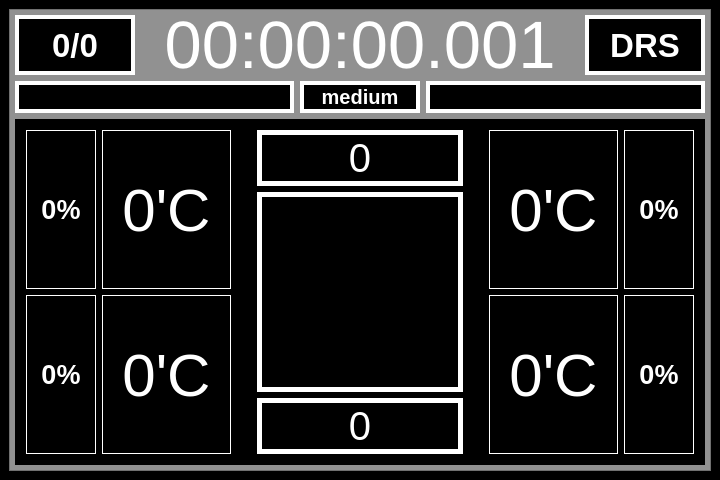
<?xml version="1.0" encoding="UTF-8"?>
<ui version="4.0">
 <class>MainWindow</class>
 <widget class="QMainWindow" name="MainWindow">
  <property name="geometry">
   <rect>
    <x>0</x>
    <y>0</y>
    <width>720</width>
    <height>480</height>
   </rect>
  </property>
  <property name="minimumSize">
   <size>
    <width>0</width>
    <height>0</height>
   </size>
  </property>
  <property name="windowTitle">
   <string>MainWindow</string>
  </property>
  <property name="styleSheet">
   <string notr="true">background-color: rgb(0, 0, 0);</string>
  </property>
  <widget class="QWidget" name="centralwidget">
   <property name="minimumSize">
    <size>
     <width>720</width>
     <height>480</height>
    </size>
   </property>
   <layout class="QGridLayout" name="gridLayout">
    <item row="0" column="0" colspan="2">
     <widget class="QStackedWidget" name="stackedWidget_4">
      <property name="maximumSize">
       <size>
        <width>16777215</width>
        <height>16777215</height>
       </size>
      </property>
      <property name="styleSheet">
       <string notr="true">background-color: rgb(145, 145, 145);</string>
      </property>
      <property name="frameShape">
       <enum>QFrame::StyledPanel</enum>
      </property>
      <property name="frameShadow">
       <enum>QFrame::Plain</enum>
      </property>
      <widget class="QWidget" name="stackedWidget_4Page1">
       <layout class="QGridLayout" name="gridLayout_2">
        <property name="leftMargin">
         <number>5</number>
        </property>
        <property name="topMargin">
         <number>5</number>
        </property>
        <property name="rightMargin">
         <number>5</number>
        </property>
        <property name="bottomMargin">
         <number>5</number>
        </property>
        <item row="2" column="1">
         <widget class="QLabel" name="ERS_Store">
          <property name="minimumSize">
           <size>
            <width>0</width>
            <height>30</height>
           </size>
          </property>
          <property name="styleSheet">
           <string notr="true">color: rgb(255, 255, 255);
background-color: rgb(0, 0, 0);</string>
          </property>
          <property name="frameShape">
           <enum>QFrame::Box</enum>
          </property>
          <property name="lineWidth">
           <number>4</number>
          </property>
          <property name="text">
           <string/>
          </property>
         </widget>
        </item>
        <item row="3" column="1" colspan="3">
         <widget class="QFrame" name="frame_8">
          <property name="font">
           <font>
            <pointsize>5</pointsize>
           </font>
          </property>
          <property name="styleSheet">
           <string notr="true">background-color: rgb(0, 0, 0);</string>
          </property>
          <property name="frameShape">
           <enum>QFrame::StyledPanel</enum>
          </property>
          <property name="frameShadow">
           <enum>QFrame::Raised</enum>
          </property>
          <layout class="QGridLayout" name="gridLayout_5">
           <property name="leftMargin">
            <number>0</number>
           </property>
           <property name="topMargin">
            <number>0</number>
           </property>
           <property name="rightMargin">
            <number>0</number>
           </property>
           <property name="bottomMargin">
            <number>0</number>
           </property>
           <item row="4" column="2" rowspan="2">
            <widget class="QFrame" name="frame_3">
             <property name="frameShape">
              <enum>QFrame::StyledPanel</enum>
             </property>
             <property name="frameShadow">
              <enum>QFrame::Raised</enum>
             </property>
             <layout class="QGridLayout" name="gridLayout_3">
              <item row="2" column="2">
               <widget class="QLabel" name="Soeed">
                <property name="maximumSize">
                 <size>
                  <width>16777215</width>
                  <height>16777215</height>
                 </size>
                </property>
                <property name="font">
                 <font>
                  <family>Arial</family>
                  <pointsize>30</pointsize>
                  <bold>false</bold>
                 </font>
                </property>
                <property name="styleSheet">
                 <string notr="true">color: rgb(255, 255, 255);</string>
                </property>
                <property name="frameShape">
                 <enum>QFrame::Box</enum>
                </property>
                <property name="lineWidth">
                 <number>5</number>
                </property>
                <property name="text">
                 <string>0</string>
                </property>
                <property name="alignment">
                 <set>Qt::AlignCenter</set>
                </property>
               </widget>
              </item>
              <item row="0" column="2">
               <widget class="QLabel" name="RPM">
                <property name="maximumSize">
                 <size>
                  <width>16777215</width>
                  <height>16777215</height>
                 </size>
                </property>
                <property name="font">
                 <font>
                  <family>Arial</family>
                  <pointsize>30</pointsize>
                  <bold>false</bold>
                 </font>
                </property>
                <property name="styleSheet">
                 <string notr="true">color: rgb(255, 255, 255);</string>
                </property>
                <property name="frameShape">
                 <enum>QFrame::Box</enum>
                </property>
                <property name="lineWidth">
                 <number>5</number>
                </property>
                <property name="text">
                 <string>0</string>
                </property>
                <property name="alignment">
                 <set>Qt::AlignCenter</set>
                </property>
               </widget>
              </item>
              <item row="1" column="2">
               <widget class="QLabel" name="Gear">
                <property name="minimumSize">
                 <size>
                  <width>0</width>
                  <height>100</height>
                 </size>
                </property>
                <property name="maximumSize">
                 <size>
                  <width>16777215</width>
                  <height>16777215</height>
                 </size>
                </property>
                <property name="font">
                 <font>
                  <family>Arial</family>
                  <pointsize>150</pointsize>
                  <bold>false</bold>
                 </font>
                </property>
                <property name="styleSheet">
                 <string notr="true">color: rgb(255, 255, 255);</string>
                </property>
                <property name="frameShape">
                 <enum>QFrame::Box</enum>
                </property>
                <property name="frameShadow">
                 <enum>QFrame::Plain</enum>
                </property>
                <property name="lineWidth">
                 <number>5</number>
                </property>
                <property name="text">
                 <string/>
                </property>
                <property name="alignment">
                 <set>Qt::AlignCenter</set>
                </property>
               </widget>
              </item>
             </layout>
            </widget>
           </item>
           <item row="4" column="0" rowspan="2">
            <widget class="QFrame" name="frame_5">
             <property name="frameShape">
              <enum>QFrame::StyledPanel</enum>
             </property>
             <property name="frameShadow">
              <enum>QFrame::Raised</enum>
             </property>
             <layout class="QGridLayout" name="gridLayout_4">
              <item row="1" column="0">
               <widget class="QLabel" name="Wear_3">
                <property name="minimumSize">
                 <size>
                  <width>70</width>
                  <height>0</height>
                 </size>
                </property>
                <property name="maximumSize">
                 <size>
                  <width>50</width>
                  <height>16777215</height>
                 </size>
                </property>
                <property name="font">
                 <font>
                  <family>Arial</family>
                  <pointsize>20</pointsize>
                  <bold>true</bold>
                 </font>
                </property>
                <property name="styleSheet">
                 <string notr="true">color: rgb(255, 255, 255);</string>
                </property>
                <property name="frameShape">
                 <enum>QFrame::Box</enum>
                </property>
                <property name="text">
                 <string>0%</string>
                </property>
                <property name="textFormat">
                 <enum>Qt::AutoText</enum>
                </property>
                <property name="alignment">
                 <set>Qt::AlignCenter</set>
                </property>
               </widget>
              </item>
              <item row="3" column="1">
               <widget class="QLabel" name="TyresSurfaceTemperature_1">
                <property name="maximumSize">
                 <size>
                  <width>16777215</width>
                  <height>16777215</height>
                 </size>
                </property>
                <property name="font">
                 <font>
                  <family>Arial</family>
                  <pointsize>45</pointsize>
                  <bold>false</bold>
                 </font>
                </property>
                <property name="styleSheet">
                 <string notr="true">color: rgb(255, 255, 255);</string>
                </property>
                <property name="frameShape">
                 <enum>QFrame::Box</enum>
                </property>
                <property name="text">
                 <string notr="true">0'C</string>
                </property>
                <property name="alignment">
                 <set>Qt::AlignCenter</set>
                </property>
               </widget>
              </item>
              <item row="3" column="0">
               <widget class="QLabel" name="Wear_1">
                <property name="minimumSize">
                 <size>
                  <width>70</width>
                  <height>0</height>
                 </size>
                </property>
                <property name="maximumSize">
                 <size>
                  <width>50</width>
                  <height>16777215</height>
                 </size>
                </property>
                <property name="font">
                 <font>
                  <family>Arial</family>
                  <pointsize>20</pointsize>
                  <bold>true</bold>
                 </font>
                </property>
                <property name="styleSheet">
                 <string notr="true">color: rgb(255, 255, 255);</string>
                </property>
                <property name="frameShape">
                 <enum>QFrame::Box</enum>
                </property>
                <property name="text">
                 <string>0%</string>
                </property>
                <property name="textFormat">
                 <enum>Qt::AutoText</enum>
                </property>
                <property name="alignment">
                 <set>Qt::AlignCenter</set>
                </property>
               </widget>
              </item>
              <item row="1" column="1">
               <widget class="QLabel" name="TyresSurfaceTemperature_3">
                <property name="maximumSize">
                 <size>
                  <width>16777215</width>
                  <height>16777215</height>
                 </size>
                </property>
                <property name="font">
                 <font>
                  <family>Arial</family>
                  <pointsize>45</pointsize>
                  <bold>false</bold>
                 </font>
                </property>
                <property name="styleSheet">
                 <string notr="true">color: rgb(255, 255, 255);</string>
                </property>
                <property name="frameShape">
                 <enum>QFrame::Box</enum>
                </property>
                <property name="text">
                 <string notr="true">0'C</string>
                </property>
                <property name="alignment">
                 <set>Qt::AlignCenter</set>
                </property>
               </widget>
              </item>
             </layout>
            </widget>
           </item>
           <item row="4" column="3" rowspan="2">
            <widget class="QFrame" name="frame_6">
             <property name="frameShape">
              <enum>QFrame::StyledPanel</enum>
             </property>
             <property name="frameShadow">
              <enum>QFrame::Raised</enum>
             </property>
             <layout class="QGridLayout" name="gridLayout_6">
              <item row="5" column="0">
               <widget class="QLabel" name="TyresSurfaceTemperature_2">
                <property name="maximumSize">
                 <size>
                  <width>16777215</width>
                  <height>16777215</height>
                 </size>
                </property>
                <property name="font">
                 <font>
                  <family>Arial</family>
                  <pointsize>45</pointsize>
                  <bold>false</bold>
                 </font>
                </property>
                <property name="styleSheet">
                 <string notr="true">color: rgb(255, 255, 255);</string>
                </property>
                <property name="frameShape">
                 <enum>QFrame::Box</enum>
                </property>
                <property name="text">
                 <string notr="true">0'C</string>
                </property>
                <property name="alignment">
                 <set>Qt::AlignCenter</set>
                </property>
               </widget>
              </item>
              <item row="4" column="0">
               <widget class="QLabel" name="TyresSurfaceTemperature_4">
                <property name="maximumSize">
                 <size>
                  <width>16777215</width>
                  <height>16777215</height>
                 </size>
                </property>
                <property name="font">
                 <font>
                  <family>Arial</family>
                  <pointsize>45</pointsize>
                  <bold>false</bold>
                 </font>
                </property>
                <property name="styleSheet">
                 <string notr="true">color: rgb(255, 255, 255);</string>
                </property>
                <property name="frameShape">
                 <enum>QFrame::Box</enum>
                </property>
                <property name="text">
                 <string notr="true">0'C</string>
                </property>
                <property name="alignment">
                 <set>Qt::AlignCenter</set>
                </property>
               </widget>
              </item>
              <item row="5" column="1">
               <widget class="QLabel" name="Wear_2">
                <property name="minimumSize">
                 <size>
                  <width>70</width>
                  <height>0</height>
                 </size>
                </property>
                <property name="maximumSize">
                 <size>
                  <width>50</width>
                  <height>16777215</height>
                 </size>
                </property>
                <property name="font">
                 <font>
                  <family>Arial</family>
                  <pointsize>20</pointsize>
                  <bold>true</bold>
                 </font>
                </property>
                <property name="styleSheet">
                 <string notr="true">color: rgb(255, 255, 255);</string>
                </property>
                <property name="frameShape">
                 <enum>QFrame::Box</enum>
                </property>
                <property name="text">
                 <string>0%</string>
                </property>
                <property name="textFormat">
                 <enum>Qt::AutoText</enum>
                </property>
                <property name="alignment">
                 <set>Qt::AlignCenter</set>
                </property>
               </widget>
              </item>
              <item row="4" column="1">
               <widget class="QLabel" name="Wear_4">
                <property name="minimumSize">
                 <size>
                  <width>70</width>
                  <height>0</height>
                 </size>
                </property>
                <property name="maximumSize">
                 <size>
                  <width>50</width>
                  <height>16777215</height>
                 </size>
                </property>
                <property name="font">
                 <font>
                  <family>Arial</family>
                  <pointsize>20</pointsize>
                  <bold>true</bold>
                 </font>
                </property>
                <property name="styleSheet">
                 <string notr="true">color: rgb(255, 255, 255);</string>
                </property>
                <property name="frameShape">
                 <enum>QFrame::Box</enum>
                </property>
                <property name="text">
                 <string>0%</string>
                </property>
                <property name="textFormat">
                 <enum>Qt::AutoText</enum>
                </property>
                <property name="alignment">
                 <set>Qt::AlignCenter</set>
                </property>
               </widget>
              </item>
             </layout>
            </widget>
           </item>
          </layout>
         </widget>
        </item>
        <item row="2" column="2">
         <widget class="QLabel" name="RES_Mode">
          <property name="maximumSize">
           <size>
            <width>120</width>
            <height>16777215</height>
           </size>
          </property>
          <property name="font">
           <font>
            <pointsize>15</pointsize>
            <bold>true</bold>
           </font>
          </property>
          <property name="styleSheet">
           <string notr="true">color: rgb(255, 255, 255);
background-color: rgb(0, 0, 0);</string>
          </property>
          <property name="frameShape">
           <enum>QFrame::Box</enum>
          </property>
          <property name="lineWidth">
           <number>4</number>
          </property>
          <property name="text">
           <string>medium</string>
          </property>
          <property name="alignment">
           <set>Qt::AlignCenter</set>
          </property>
         </widget>
        </item>
        <item row="2" column="3">
         <widget class="QLabel" name="ERS_Deploted">
          <property name="minimumSize">
           <size>
            <width>0</width>
            <height>30</height>
           </size>
          </property>
          <property name="styleSheet">
           <string notr="true">color: rgb(255, 255, 255);
background-color: rgb(0, 0, 0);</string>
          </property>
          <property name="frameShape">
           <enum>QFrame::Box</enum>
          </property>
          <property name="lineWidth">
           <number>4</number>
          </property>
          <property name="text">
           <string/>
          </property>
         </widget>
        </item>
        <item row="1" column="1" colspan="3">
         <layout class="QHBoxLayout" name="horizontalLayout">
          <item>
           <widget class="QLabel" name="round">
            <property name="maximumSize">
             <size>
              <width>120</width>
              <height>16777215</height>
             </size>
            </property>
            <property name="font">
             <font>
              <family>Arial</family>
              <pointsize>25</pointsize>
              <bold>true</bold>
             </font>
            </property>
            <property name="styleSheet">
             <string notr="true">color: rgb(255, 255, 255);
background-color: rgb(0, 0, 0);</string>
            </property>
            <property name="frameShape">
             <enum>QFrame::Box</enum>
            </property>
            <property name="frameShadow">
             <enum>QFrame::Plain</enum>
            </property>
            <property name="lineWidth">
             <number>4</number>
            </property>
            <property name="midLineWidth">
             <number>0</number>
            </property>
            <property name="text">
             <string>0/0</string>
            </property>
            <property name="alignment">
             <set>Qt::AlignCenter</set>
            </property>
           </widget>
          </item>
          <item>
           <widget class="QLabel" name="CurrentLapTime">
            <property name="maximumSize">
             <size>
              <width>16777215</width>
              <height>60</height>
             </size>
            </property>
            <property name="font">
             <font>
              <family>Arial</family>
              <pointsize>50</pointsize>
              <bold>false</bold>
             </font>
            </property>
            <property name="styleSheet">
             <string notr="true">background-color: rgb(145, 145, 145);color: rgb(255, 255, 255);</string>
            </property>
            <property name="text">
             <string>00:00:00.001</string>
            </property>
            <property name="alignment">
             <set>Qt::AlignCenter</set>
            </property>
           </widget>
          </item>
          <item>
           <widget class="QLabel" name="Drs_led">
            <property name="maximumSize">
             <size>
              <width>120</width>
              <height>16777215</height>
             </size>
            </property>
            <property name="font">
             <font>
              <family>Arial</family>
              <pointsize>25</pointsize>
              <bold>true</bold>
             </font>
            </property>
            <property name="styleSheet">
             <string notr="true">color: rgb(255, 255, 255);
background-color: rgb(0, 0, 0);</string>
            </property>
            <property name="frameShape">
             <enum>QFrame::Box</enum>
            </property>
            <property name="frameShadow">
             <enum>QFrame::Plain</enum>
            </property>
            <property name="lineWidth">
             <number>4</number>
            </property>
            <property name="midLineWidth">
             <number>0</number>
            </property>
            <property name="text">
             <string>DRS</string>
            </property>
            <property name="alignment">
             <set>Qt::AlignCenter</set>
            </property>
           </widget>
          </item>
         </layout>
        </item>
       </layout>
      </widget>
      <widget class="QWidget" name="page">
       <layout class="QGridLayout" name="gridLayout_7">
        <property name="leftMargin">
         <number>15</number>
        </property>
        <property name="topMargin">
         <number>15</number>
        </property>
        <property name="rightMargin">
         <number>15</number>
        </property>
        <property name="bottomMargin">
         <number>15</number>
        </property>
        <item row="0" column="0">
         <widget class="QLabel" name="label">
          <property name="font">
           <font>
            <family>Arial</family>
            <pointsize>40</pointsize>
            <bold>true</bold>
           </font>
          </property>
          <property name="styleSheet">
           <string notr="true">background-color: rgb(0, 0, 0);
color: rgb(255, 255, 255);</string>
          </property>
          <property name="text">
           <string>&lt;html&gt;&lt;head/&gt;&lt;body&gt;&lt;p&gt;iP: 0.0.0.0&lt;/p&gt;&lt;/body&gt;&lt;/html&gt;</string>
          </property>
          <property name="alignment">
           <set>Qt::AlignCenter</set>
          </property>
         </widget>
        </item>
       </layout>
      </widget>
     </widget>
    </item>
   </layout>
  </widget>
 </widget>
 <resources/>
 <connections/>
</ui>
